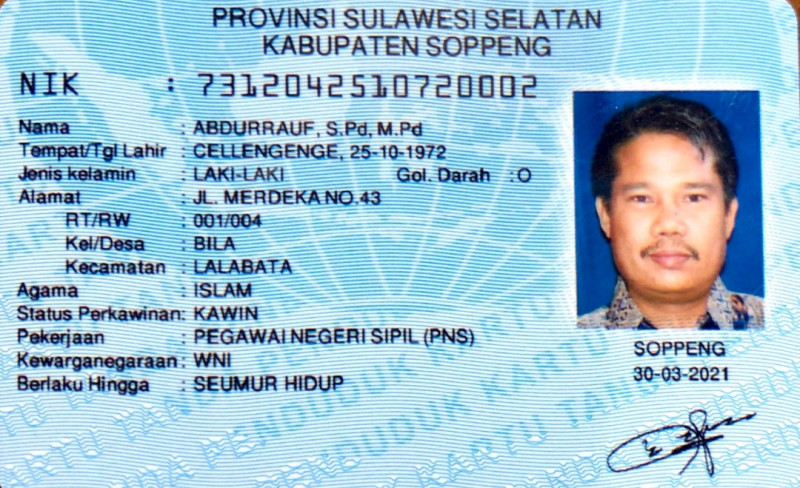
#> input picture KTP.jpeg, 800 x 488 px, found by its file name
$ jupyter execute --allow-errors 28_WiradarmaNB_week5.ipynb
#> lines starting #> are read from the running program, lines starting #| are printed output that depends on the picture; after the words box and inside, x2 and y2 are one past the last pixel; in counts of white or black regions, pixels touching at a corner belong together
<a href="https://colab.research.google.com/github/wira29/PCVK_Ganjil_2023/blob/main/28_WiradarmaNB_week5.ipynb" target="_parent"></a>

## Nama   : Wiradarma Nurmagika Bagaskara
## NIM    : 2141720184
## Kelas  : 3H

## Buat Gamma Correction sesuai dengan petunjuk berikut
Percobaan ini akan meminta anda membuat Gamma Correction. Pada percobaan ini, nilai
Gamma akan diset dengan meminta masukan dari pengguna. Berikut adalah kode untuk
meminta masukan nilai dari pengguna. Lanjutkan kode tersebut dengan membuat image
dengan gamma correction sesuai rumus yang telah diberikan.

[cell 1]
import cv2 as cv

print(' Gamma Correction pada citra ')
print('----------------------------------')
try:
  gamma = int(input('Masukkan nilai Gamma: '))
#> the answer given: 3
except ValueError:
  print('Error, not a number')

original = cv.imread('/content/drive/MyDrive/PCVK/images/female.tiff')
#> (the rest of this cell did not finish here and is left out)

## Buat Simulasi Image Depth
Percobaan ini digunakan sebagai simulasi dari proses kuantisasi citra. Pada kuantisasi citra,
pixel dapat direpresentasikan dengan n-bit kedalaman (default menggunakan 8-bit). Pada
pixel 8-bit, warna yang memungkinkan adalah 256 warna, dari 0 (0000 0000) hingga
255(1111 1111). Pada pixel 7-bit, warna yang memungkinkan adalah 128 warna, dari 0 (000
0000) hingga 127 (111 1111). Kemungkinan warna didapat dari pangkat 2 jumlah bit. Jika
7bit, maka jumlah warnanya adalah 27 = 128, dst.

[cell 2]
import cv2 as cv
import numpy as np
import matplotlib.pyplot as plt

bit_depth=2
level = 255 / (pow(2,bit_depth)-1)
original = cv.imread('/content/drive/MyDrive/PCVK/images/female.tiff', cv.IMREAD_GRAYSCALE)
#> (the rest of this cell did not finish here and is left out)

## Buat modul Average Denoising
Buat modul average denoising sesuai dengan rumus yang telah diberikan pada sub bab
sebelumnya.
Citra asli sudah disediakan pada /images/galaxy.jpg.
100 Citra dengan Gaussian Noise sudah disediakan pada /images/noises/*.jpg
Anda dapat menggunakan code berikut untuk membaca semua image dalam satu folder ,
gunakan modul glob (import glob).

[cell 3]
import glob

def PSNR(img1, img2):
  mse = np.mean((img1 - img2) ** 2)
  if(mse == 0): # MSE 0 maka tidak ada noise sama sekali, sehingga PSNR tidak memiliki arti
    return 100
  max_pixel = 255.0
  psnr = 20 * np.log10(max_pixel / np.sqrt(mse))
  return psnr

# [4 lines of commented-out code are left out]

original = cv.imread('/content/drive/MyDrive/PCVK/images/galaxy.jpg')
# print(PSNR(original, original))

list_img = [5, 10, 20, 40, 80, 100]
#> (the rest of this cell did not finish here and is left out)

Kesimpulannya adalah semakin nilai PNSR mendekati 100, maka noise dari gambar tersebut semakin sedikit

Buat image masking untuk image berikut. Image kiri adalah image asli (image KTP), sedangkan image paling kanan adalah hasilnya:

[cell 4]
original_image = cv.cvtColor(cv.imread('/content/drive/MyDrive/PCVK/images/KTP.jpeg'), cv.COLOR_BGR2RGB)

center1 = (600, 210)
radius1 = 32
center2 = (735, 218)
radius2 = 32

mask = np.zeros_like(original_image)
cv.circle(mask, center1, radius1, (255, 255, 255), -1)
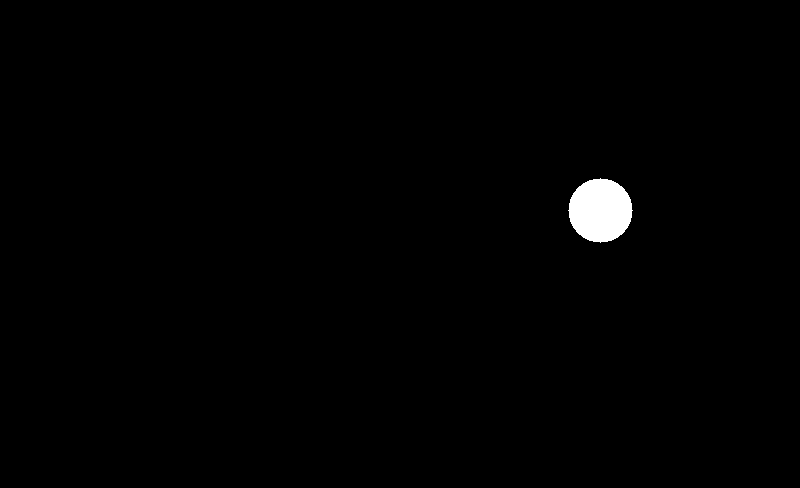
#> mask: shape (488, 800, 3); 0.82% white; 1 white region, box (x1, y1, x2, y2) and area: (568, 178, 633, 243) 3209
cv.circle(mask, center2, radius2, (255, 255, 255), -1)
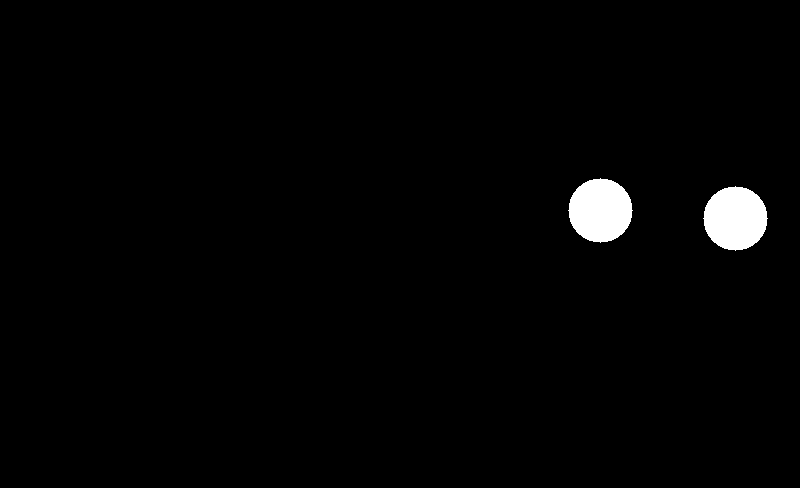
#> mask: shape (488, 800, 3); 1.6% white; 2 white regions, box (x1, y1, x2, y2) and area: (568, 178, 633, 243) 3209, (703, 186, 768, 251) 3209

masked_image = cv.bitwise_and(~original_image, mask)

plt.figure(figsize=(10, 5))
final_frame = cv.hconcat((original_image, mask, ~masked_image))
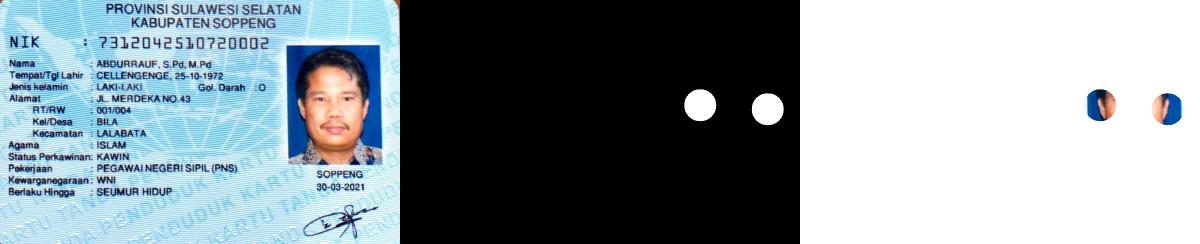
#> final_frame: shape (488, 2400, 3) (shown at 1/2 size); mean R, G, B 138.7, 150.7, 156.9
plt.imshow(final_frame)
plt.axis("off")
plt.show()

Lakukan percobaan menggunakan operator lain dan tunjukkan hasilnya pada modul ini. Tuliskan hasil analisa anda kenapa citra keluarannya seperti itu.

#### NOT (komplemen)

[cell 5]
original_image = cv.cvtColor(cv.imread('/content/drive/MyDrive/PCVK/images/KTP.jpeg'), cv.COLOR_BGR2RGB)

center1 = (600, 210)
radius1 = 100

mask = np.zeros_like(original_image)
cv.circle(mask, center1, radius1, (255, 255, 255), -1)
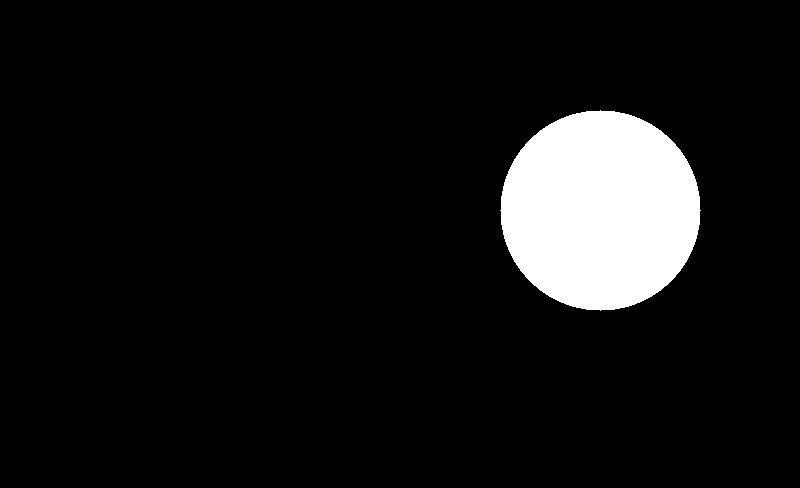
#> mask: shape (488, 800, 3); 8% white; 1 white region, box (x1, y1, x2, y2) and area: (500, 110, 701, 311) 31417

masked_image = ~mask

plt.figure(figsize=(10, 5))
final_frame = cv.hconcat((mask, masked_image))
plt.imshow(final_frame)
plt.show()
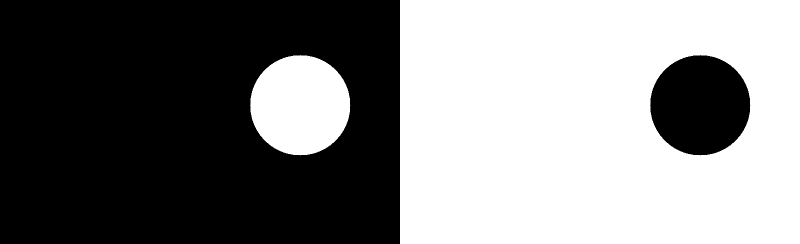
#> shown: shape (488, 1600, 3) (shown at 1/2 size); 50% white; 2 white regions, box (x1, y1, x2, y2) and area: (800, 0, 1600, 488) 358983, (500, 110, 701, 311) 31417

NOT akan membalikkan / inverse gambar

#### OR (Atau)

[cell 6]
original_image = cv.cvtColor(cv.imread('/content/drive/MyDrive/PCVK/images/KTP.jpeg'), cv.COLOR_BGR2RGB)

center1 = (600, 210)
radius1 = 100

mask = np.zeros_like(original_image)
cv.circle(mask, center1, radius1, (255, 255, 255), -1)

masked_image = cv.bitwise_or(original_image, mask)

plt.figure(figsize=(10, 5))
final_frame = cv.hconcat((original_image, mask, masked_image))
plt.imshow(final_frame)
plt.show()

OR akan menampilkan kedua gambar yang digabungkan

#### AND (Dan)

[cell 7]
original_image = cv.cvtColor(cv.imread('/content/drive/MyDrive/PCVK/images/KTP.jpeg'), cv.COLOR_BGR2RGB)

center1 = (600, 210)
radius1 = 100

mask = np.zeros_like(original_image)
cv.circle(mask, center1, radius1, (255, 255, 255), -1)

masked_image = cv.bitwise_and(original_image, mask)

plt.figure(figsize=(10, 5))
final_frame = cv.hconcat((original_image, mask, masked_image))
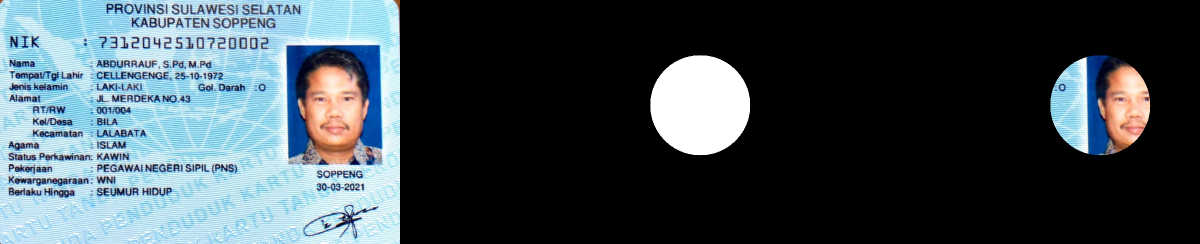
#> final_frame: shape (488, 2400, 3) (shown at 1/2 size); mean R, G, B 64.1, 76.1, 82.4
plt.imshow(final_frame)
plt.show()

AND akan menghasilkan shape yang beririsan diantara 2 gambar

#### NAND (Not And)

[cell 8]
original_image = cv.cvtColor(cv.imread('/content/drive/MyDrive/PCVK/images/KTP.jpeg'), cv.COLOR_BGR2RGB)

center1 = (600, 210)
radius1 = 100

mask = np.zeros_like(original_image)
cv.circle(mask, center1, radius1, (255, 255, 255), -1)

masked_image = original_image & ~mask
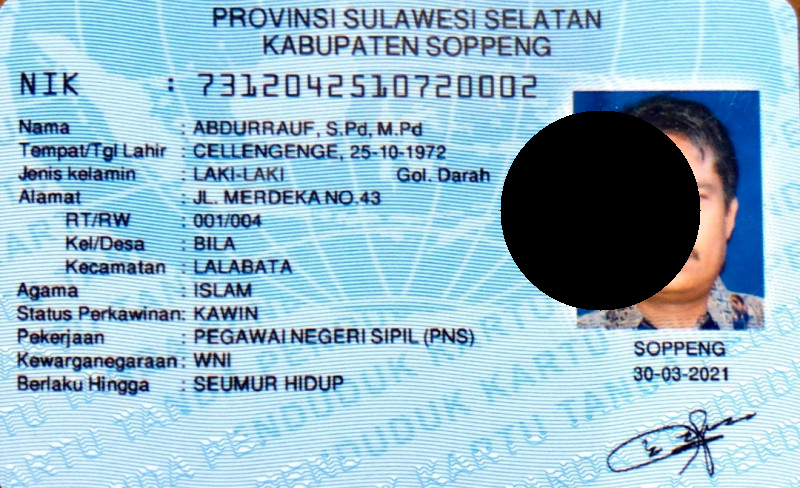
#> masked_image: shape (488, 800, 3); mean R, G, B 147.4, 183.1, 200.3

plt.figure(figsize=(10, 5))
final_frame = cv.hconcat((original_image, mask, masked_image))
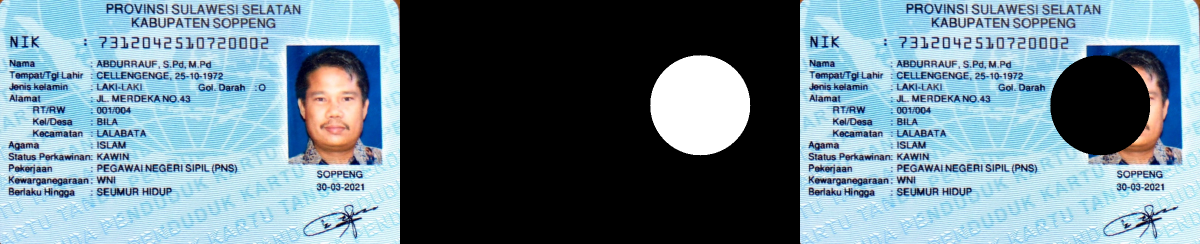
#> final_frame: shape (488, 2400, 3) (shown at 1/2 size); mean R, G, B 109.1, 133, 144.8
plt.imshow(final_frame)
plt.show()

#### XOR (Exlusive Or)

[cell 9]
original_image = cv.cvtColor(cv.imread('/content/drive/MyDrive/PCVK/images/KTP.jpeg'), cv.COLOR_BGR2RGB)

center1 = (600, 210)
radius1 = 100

mask = np.zeros_like(original_image)
cv.circle(mask, center1, radius1, (255, 255, 255), -1)

masked_image = cv.bitwise_xor(original_image, mask)
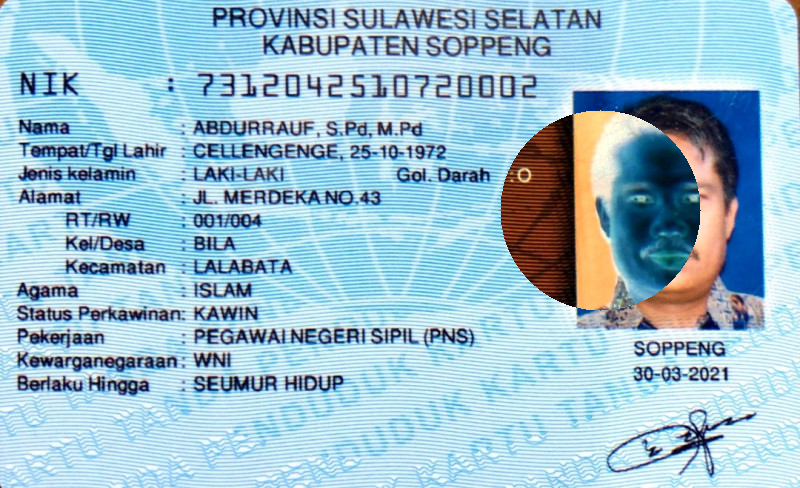
#> masked_image: shape (488, 800, 3); mean R, G, B 155.7, 191.2, 207.6

plt.figure(figsize=(10, 5))
final_frame = cv.hconcat((original_image, mask, masked_image))
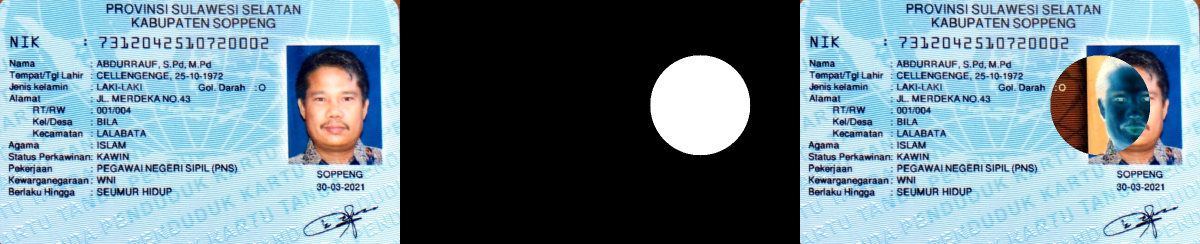
#> final_frame: shape (488, 2400, 3) (shown at 1/2 size); mean R, G, B 111.9, 135.7, 147.2
plt.imshow(final_frame)
plt.show()
